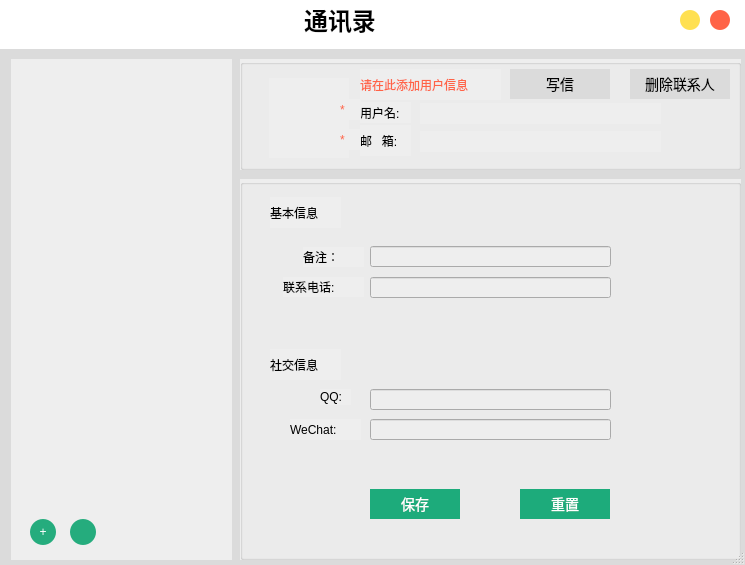
<?xml version="1.0" encoding="UTF-8"?>
<ui version="4.0">
 <class>contacts</class>
 <widget class="QDialog" name="contacts">
  <property name="geometry">
   <rect>
    <x>0</x>
    <y>0</y>
    <width>745</width>
    <height>565</height>
   </rect>
  </property>
  <property name="minimumSize">
   <size>
    <width>741</width>
    <height>560</height>
   </size>
  </property>
  <property name="maximumSize">
   <size>
    <width>745</width>
    <height>565</height>
   </size>
  </property>
  <property name="windowTitle">
   <string>联系人</string>
  </property>
  <property name="windowIcon">
   <iconset resource="souce.qrc">
    <normaloff>:/souce/souce/登录.png</normaloff>:/souce/souce/登录.png</iconset>
  </property>
  <property name="styleSheet">
   <string notr="true">font: 11pt &quot;微软雅黑&quot;;</string>
  </property>
  <property name="sizeGripEnabled">
   <bool>true</bool>
  </property>
  <widget class="QWidget" name="contactsBack" native="true">
   <property name="geometry">
    <rect>
     <x>0</x>
     <y>0</y>
     <width>1000</width>
     <height>600</height>
    </rect>
   </property>
   <property name="minimumSize">
    <size>
     <width>1000</width>
     <height>600</height>
    </size>
   </property>
   <property name="maximumSize">
    <size>
     <width>1000</width>
     <height>600</height>
    </size>
   </property>
   <property name="styleSheet">
    <string notr="true">background-color:white;</string>
   </property>
   <widget class="QLabel" name="label_7">
    <property name="geometry">
     <rect>
      <x>290</x>
      <y>0</y>
      <width>100</width>
      <height>40</height>
     </rect>
    </property>
    <property name="text">
     <string>&lt;html&gt;&lt;head/&gt;&lt;body&gt;&lt;p align=&quot;center&quot;&gt;&lt;span style=&quot; font-size:18pt; font-weight:600;&quot;&gt;通讯录&lt;/span&gt;&lt;/p&gt;&lt;/body&gt;&lt;/html&gt;</string>
    </property>
   </widget>
   <widget class="QWidget" name="contactsBox" native="true">
    <property name="geometry">
     <rect>
      <x>0</x>
      <y>49</y>
      <width>1000</width>
      <height>541</height>
     </rect>
    </property>
    <property name="styleSheet">
     <string notr="true">background-color: rgb(219,219,219);
</string>
    </property>
    <widget class="QWidget" name="contactINfo" native="true">
     <property name="geometry">
      <rect>
       <x>479</x>
       <y>0</y>
       <width>521</width>
       <height>550</height>
      </rect>
     </property>
     <property name="styleSheet">
      <string notr="true">background-color: rgb(219,219,219);</string>
     </property>
    </widget>
    <widget class="QListWidget" name="contactsList">
     <property name="geometry">
      <rect>
       <x>11</x>
       <y>10</y>
       <width>221</width>
       <height>501</height>
      </rect>
     </property>
     <property name="styleSheet">
      <string notr="true">#contactsList{border:none;background-color: rgb(238, 238, 238);}


#contactsList::Item{
width:260px;
height:55px;
}
#contactsList::Item:hover{
background-color: rgb(41, 189, 139);
}</string>
     </property>
     <property name="frameShape">
      <enum>QFrame::StyledPanel</enum>
     </property>
     <property name="lineWidth">
      <number>1</number>
     </property>
     <property name="iconSize">
      <size>
       <width>55</width>
       <height>55</height>
      </size>
     </property>
     <property name="gridSize">
      <size>
       <width>200</width>
       <height>65</height>
      </size>
     </property>
     <property name="viewMode">
      <enum>QListView::ListMode</enum>
     </property>
     <property name="modelColumn">
      <number>0</number>
     </property>
     <property name="wordWrap">
      <bool>false</bool>
     </property>
     <property name="sortingEnabled">
      <bool>true</bool>
     </property>
    </widget>
    <widget class="QPushButton" name="createContact">
     <property name="geometry">
      <rect>
       <x>30</x>
       <y>470</y>
       <width>26</width>
       <height>26</height>
      </rect>
     </property>
     <property name="toolTip">
      <string>新建联系人</string>
     </property>
     <property name="whatsThis">
      <string>新建联系人</string>
     </property>
     <property name="styleSheet">
      <string notr="true">#createContact{
background-color: rgb(37, 172, 125);
border-radius:13px;
border:none;
font: 75 25px &quot;Consolas&quot;;
color:white;
}
#createContact:hover{
background-color: rgb(37, 172, 125);
	background-color: rgb(46, 213, 155);
}</string>
     </property>
     <property name="text">
      <string>+</string>
     </property>
    </widget>
    <widget class="QGroupBox" name="contInfoTop">
     <property name="geometry">
      <rect>
       <x>240</x>
       <y>10</y>
       <width>501</width>
       <height>111</height>
      </rect>
     </property>
     <property name="styleSheet">
      <string notr="true">background-color: rgb(238, 238, 238);</string>
     </property>
     <property name="title">
      <string/>
     </property>
     <widget class="QLabel" name="contLogo">
      <property name="geometry">
       <rect>
        <x>29</x>
        <y>19</y>
        <width>80</width>
        <height>80</height>
       </rect>
      </property>
      <property name="styleSheet">
       <string notr="true"/>
      </property>
      <property name="text">
       <string/>
      </property>
     </widget>
     <widget class="QPushButton" name="contWriteLetter">
      <property name="geometry">
       <rect>
        <x>270</x>
        <y>10</y>
        <width>100</width>
        <height>30</height>
       </rect>
      </property>
      <property name="styleSheet">
       <string notr="true">#contWriteLetter{
	border:none;
	font-size:14px;
	background-color:rgb(219,219,219);
}
#contWriteLetter:hover{
background-color: rgb(26, 227, 159);
color:white;
}</string>
      </property>
      <property name="text">
       <string>写信</string>
      </property>
      <property name="icon">
       <iconset resource="souce.qrc">
        <normaloff>:/souce/souce/发送.png</normaloff>:/souce/souce/发送.png</iconset>
      </property>
     </widget>
     <widget class="QPushButton" name="delContact">
      <property name="geometry">
       <rect>
        <x>390</x>
        <y>10</y>
        <width>100</width>
        <height>30</height>
       </rect>
      </property>
      <property name="styleSheet">
       <string notr="true">#delContact{
	border:none;
	font-size:14px;
	background-color: rgb(219,219,219);
}
#delContact:hover{
background-color:tomato;
color:white;
}</string>
      </property>
      <property name="text">
       <string>删除联系人</string>
      </property>
      <property name="icon">
       <iconset resource="souce.qrc">
        <normaloff>:/souce/souce/关闭1.png</normaloff>:/souce/souce/关闭1.png</iconset>
      </property>
     </widget>
     <widget class="QLabel" name="label_8">
      <property name="geometry">
       <rect>
        <x>120</x>
        <y>43</y>
        <width>51</width>
        <height>21</height>
       </rect>
      </property>
      <property name="text">
       <string>用户名:</string>
      </property>
     </widget>
     <widget class="QLabel" name="label_9">
      <property name="geometry">
       <rect>
        <x>120</x>
        <y>66</y>
        <width>51</width>
        <height>31</height>
       </rect>
      </property>
      <property name="text">
       <string>邮   箱:</string>
      </property>
     </widget>
     <widget class="QLineEdit" name="contName">
      <property name="geometry">
       <rect>
        <x>180</x>
        <y>44</y>
        <width>241</width>
        <height>21</height>
       </rect>
      </property>
      <property name="styleSheet">
       <string notr="true">#contName{border:none;}
#contName:hover{
background-color: rgb(255, 255, 255);
}</string>
      </property>
      <property name="text">
       <string/>
      </property>
     </widget>
     <widget class="QLineEdit" name="contEmail">
      <property name="geometry">
       <rect>
        <x>180</x>
        <y>72</y>
        <width>241</width>
        <height>21</height>
       </rect>
      </property>
      <property name="styleSheet">
       <string notr="true">#contEmail{
border:none;
}
#contEmail:hover{
background-color: rgb(255, 255, 255);
}</string>
      </property>
      <property name="text">
       <string/>
      </property>
     </widget>
     <widget class="QLabel" name="createAlert">
      <property name="geometry">
       <rect>
        <x>120</x>
        <y>10</y>
        <width>141</width>
        <height>31</height>
       </rect>
      </property>
      <property name="styleSheet">
       <string notr="true">color:tomato;</string>
      </property>
      <property name="text">
       <string>请在此添加用户信息</string>
      </property>
     </widget>
     <widget class="QLabel" name="must2">
      <property name="geometry">
       <rect>
        <x>100</x>
        <y>40</y>
        <width>21</width>
        <height>21</height>
       </rect>
      </property>
      <property name="styleSheet">
       <string notr="true">color:tomato;</string>
      </property>
      <property name="text">
       <string>*</string>
      </property>
     </widget>
     <widget class="QLabel" name="must1">
      <property name="geometry">
       <rect>
        <x>100</x>
        <y>70</y>
        <width>21</width>
        <height>21</height>
       </rect>
      </property>
      <property name="styleSheet">
       <string notr="true">color:tomato;</string>
      </property>
      <property name="text">
       <string>*</string>
      </property>
     </widget>
    </widget>
    <widget class="QGroupBox" name="contInfoBottom">
     <property name="geometry">
      <rect>
       <x>240</x>
       <y>130</y>
       <width>501</width>
       <height>381</height>
      </rect>
     </property>
     <property name="styleSheet">
      <string notr="true">background-color: rgb(238, 238, 238);</string>
     </property>
     <property name="title">
      <string/>
     </property>
     <widget class="QLabel" name="label">
      <property name="geometry">
       <rect>
        <x>30</x>
        <y>18</y>
        <width>71</width>
        <height>31</height>
       </rect>
      </property>
      <property name="text">
       <string>基本信息</string>
      </property>
     </widget>
     <widget class="QLabel" name="label_2">
      <property name="geometry">
       <rect>
        <x>63</x>
        <y>68</y>
        <width>61</width>
        <height>20</height>
       </rect>
      </property>
      <property name="text">
       <string>备注：</string>
      </property>
     </widget>
     <widget class="QLabel" name="label_3">
      <property name="geometry">
       <rect>
        <x>43</x>
        <y>98</y>
        <width>81</width>
        <height>20</height>
       </rect>
      </property>
      <property name="text">
       <string>联系电话:</string>
      </property>
     </widget>
     <widget class="QLabel" name="label_4">
      <property name="geometry">
       <rect>
        <x>30</x>
        <y>170</y>
        <width>71</width>
        <height>31</height>
       </rect>
      </property>
      <property name="text">
       <string>社交信息</string>
      </property>
     </widget>
     <widget class="QLabel" name="label_5">
      <property name="geometry">
       <rect>
        <x>80</x>
        <y>210</y>
        <width>31</width>
        <height>16</height>
       </rect>
      </property>
      <property name="text">
       <string>QQ:</string>
      </property>
     </widget>
     <widget class="QLabel" name="label_6">
      <property name="geometry">
       <rect>
        <x>50</x>
        <y>240</y>
        <width>71</width>
        <height>21</height>
       </rect>
      </property>
      <property name="text">
       <string>WeChat:</string>
      </property>
     </widget>
     <widget class="QLineEdit" name="contRemarkName">
      <property name="geometry">
       <rect>
        <x>130</x>
        <y>67</y>
        <width>241</width>
        <height>21</height>
       </rect>
      </property>
     </widget>
     <widget class="QLineEdit" name="contPhone">
      <property name="geometry">
       <rect>
        <x>130</x>
        <y>98</y>
        <width>241</width>
        <height>21</height>
       </rect>
      </property>
     </widget>
     <widget class="QLineEdit" name="contQQ">
      <property name="geometry">
       <rect>
        <x>130</x>
        <y>210</y>
        <width>241</width>
        <height>21</height>
       </rect>
      </property>
     </widget>
     <widget class="QLineEdit" name="contWechat">
      <property name="geometry">
       <rect>
        <x>130</x>
        <y>240</y>
        <width>241</width>
        <height>21</height>
       </rect>
      </property>
     </widget>
     <widget class="QPushButton" name="contReset">
      <property name="geometry">
       <rect>
        <x>280</x>
        <y>310</y>
        <width>90</width>
        <height>30</height>
       </rect>
      </property>
      <property name="styleSheet">
       <string notr="true">#contReset{
	border:none;
	font-size:14px;
color:white;
	background-color: rgb(29, 171, 123);
}
#contReset:hover{
background-color: rgb(26, 227, 159);
}</string>
      </property>
      <property name="text">
       <string>重置</string>
      </property>
     </widget>
     <widget class="QPushButton" name="contSave">
      <property name="geometry">
       <rect>
        <x>130</x>
        <y>310</y>
        <width>90</width>
        <height>30</height>
       </rect>
      </property>
      <property name="styleSheet">
       <string notr="true">#contSave{
	border:none;
	font-size:14px;
color:white;
	background-color: rgb(29, 171, 123);
}
#contSave:hover{
background-color: rgb(26, 227, 159);
}</string>
      </property>
      <property name="text">
       <string>保存</string>
      </property>
     </widget>
    </widget>
    <widget class="QPushButton" name="sync">
     <property name="geometry">
      <rect>
       <x>70</x>
       <y>470</y>
       <width>26</width>
       <height>26</height>
      </rect>
     </property>
     <property name="toolTip">
      <string>同步联系人</string>
     </property>
     <property name="styleSheet">
      <string notr="true">#sync{
background-color: rgb(37, 172, 125);
border-radius:13px;
border:none;
font: 75 25px &quot;Consolas&quot;;
color:white;
}
#sync:hover{
background-color: rgb(37, 172, 125);
	background-color: rgb(46, 213, 155);
}</string>
     </property>
     <property name="text">
      <string/>
     </property>
     <property name="icon">
      <iconset resource="souce.qrc">
       <normaloff>:/souce/souce/同步.png</normaloff>:/souce/souce/同步.png</iconset>
     </property>
    </widget>
   </widget>
   <widget class="QPushButton" name="contClose">
    <property name="geometry">
     <rect>
      <x>710</x>
      <y>10</y>
      <width>20</width>
      <height>20</height>
     </rect>
    </property>
    <property name="styleSheet">
     <string notr="true">#contClose{
	background-color:tomato;
	border-radius:10px;}
#contClose:hover{border-image: url(:/souce/souce/关闭1.png);}
</string>
    </property>
    <property name="text">
     <string/>
    </property>
   </widget>
   <widget class="QPushButton" name="contMin">
    <property name="geometry">
     <rect>
      <x>680</x>
      <y>10</y>
      <width>20</width>
      <height>20</height>
     </rect>
    </property>
    <property name="toolTip">
     <string/>
    </property>
    <property name="styleSheet">
     <string notr="true">#contMin{
background-color:rgb(255,224,81);
	border-radius:10px;}
#contMin:hover{
	border-image: url(:/souce/souce/最小化.png);
}
</string>
    </property>
    <property name="text">
     <string/>
    </property>
   </widget>
   <widget class="QLabel" name="contUserMail">
    <property name="geometry">
     <rect>
      <x>70</x>
      <y>0</y>
      <width>211</width>
      <height>48</height>
     </rect>
    </property>
    <property name="styleSheet">
     <string notr="true">#contUserMail{
	font: 75 12px &quot;微软雅黑&quot;;
}</string>
    </property>
    <property name="text">
     <string/>
    </property>
    <property name="alignment">
     <set>Qt::AlignLeading|Qt::AlignLeft|Qt::AlignVCenter</set>
    </property>
   </widget>
   <widget class="QLabel" name="contUserLogo">
    <property name="geometry">
     <rect>
      <x>10</x>
      <y>5</y>
      <width>40</width>
      <height>40</height>
     </rect>
    </property>
    <property name="text">
     <string/>
    </property>
   </widget>
   <zorder>label_7</zorder>
   <zorder>contactsBox</zorder>
   <zorder>contactsBox</zorder>
   <zorder>contClose</zorder>
   <zorder>contMin</zorder>
   <zorder>contUserMail</zorder>
   <zorder>contUserLogo</zorder>
  </widget>
 </widget>
 <resources>
  <include location="souce.qrc"/>
  <include location="avatars.qrc"/>
 </resources>
 <connections/>
</ui>
